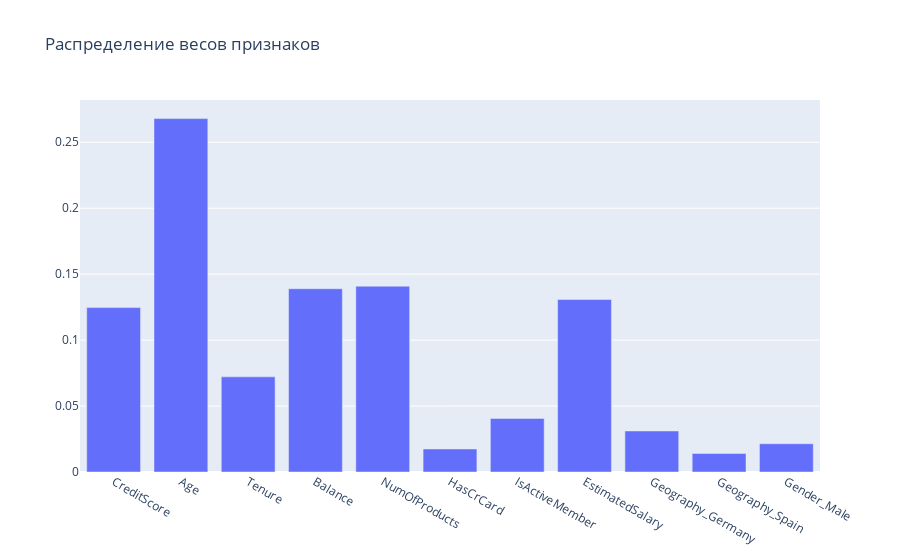

Write notebook code for a chart like this one.
### Markdown cell above
**Вывод**
После борьбы с дисбалансом классов наилучшей моделью для нашей задачи оказалась модель **Случайного леса** с гиперпараметрами `max_depth=15`, `n_esimators=38`. При такой модели метрика *f1* приблизительно равняется 0.639, метрика *AUC-ROC* приблизительно равняется 0.854, что является наилучшим результатом среди всех рассмотренных моделей.

### Code cell
fig = dict({
    "data" : [{"type": "bar",
               "x": features_upsampled_train.columns,
               "y": model.feature_importances_}],
    "layout": {"title": {"text": "Распределение весов признаков"}}
})
pio.show(fig)

### Figure 1 — Plotly figure (JSON) as saved in the notebook; plotly's stock layout.template omitted (floating-point values rounded to 4 significant figures)
{"data": [{"type": "bar", "x": ["CreditScore", "Age", "Tenure", "Balance", "NumOfProducts", "HasCrCard", "IsActiveMember", "EstimatedSalary", "Geography_Germany", "Geography_Spain", "Gender_Male"], "y": [0.1247, 0.268, 0.07213, 0.1389, 0.1409, 0.01746, 0.0406, 0.1308, 0.03109, 0.01407, 0.02142]}], "layout": {"autosize": true, "title": {"text": "Распределение весов признаков"}, "xaxis": {"autorange": true, "range": [-0.5, 10.5], "type": "category"}, "yaxis": {"autorange": true, "range": [0, 0.2821], "type": "linear"}}}
